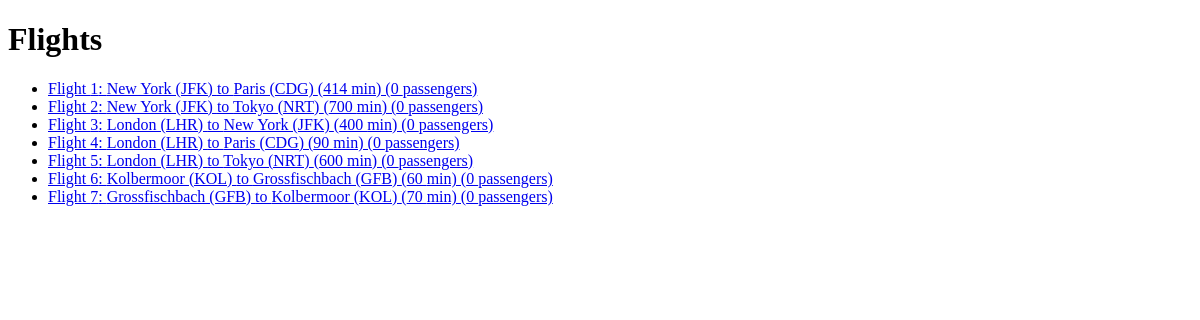
Before: /flights/ with the older database file.
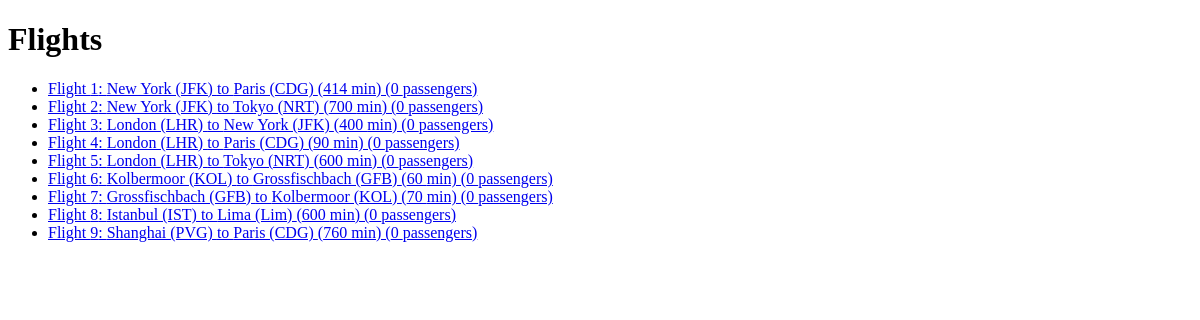
After: the same page with the newer database file.
### flights/models.py (models this page shows, shortened)
class Flight(models.Model):
    origin = models.ForeignKey(Airport, on_delete=models.CASCADE, related_name="departures")
    destination = models.ForeignKey(Airport, on_delete=models.CASCADE, related_name="arrivals")
    duration = models.IntegerField()

class Airport(models.Model):
    code = models.CharField(max_length=3)
    city = models.CharField(max_length=64)
    def __str__(self):
        return f"{self.city} ({self.code})"

### flights/views.py (the view)
# urls.py: path("", views.index, name="index"),
def index(request):
    return render(request, "flights/index.html", {
        "flights": Flight.objects.all()
    })

### flights/templates/flights/index.html
{% extends 'flights/layout.html' %}
{% block body %}
    <h1>Flights</h1>
    <ul>
        {% for flight in flights %}
            <li>
            <a href="{% url 'flights:flight' flight.id %}">
            Flight {{ flight.id }}: {{ flight.origin }} to {{ flight.destination }} ({{ flight.duration }} min) ({{ flight.passengers.count }} passengers)</a>
            </li>
        {% endfor %}
    </ul>
{% endblock body %}

### flights/templates/flights/layout.html (shortened to what this page needs)
<!DOCTYPE html>
<html>
    <head>
        <link rel="stylesheet" href="">
    </head>
    <body>
        {% block body %}
        {% endblock body %}
    </body>
</html>

Changed rows visible on the page:
added Flight: id "8", origin "Istanbul (IST)", destination "Lima (Lim)", duration "600", passengers.count "0"
added Flight: id "9", origin "Shanghai (PVG)", destination "Paris (CDG)", duration "760", passengers.count "0"
